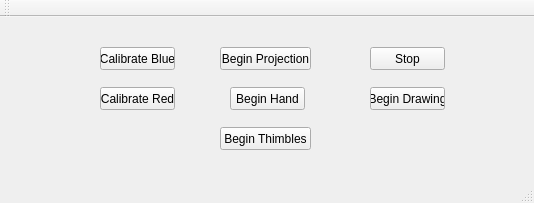
<?xml version="1.0" encoding="UTF-8"?>
<ui version="4.0">
 <class>MainWindow</class>
 <widget class="QMainWindow" name="MainWindow">
  <property name="geometry">
   <rect>
    <x>0</x>
    <y>0</y>
    <width>534</width>
    <height>203</height>
   </rect>
  </property>
  <property name="windowTitle">
   <string>MainWindow</string>
  </property>
  <widget class="QWidget" name="centralWidget">
   <widget class="QPushButton" name="pushButton">
    <property name="geometry">
     <rect>
      <x>220</x>
      <y>30</y>
      <width>91</width>
      <height>23</height>
     </rect>
    </property>
    <property name="text">
     <string>Begin Projection</string>
    </property>
   </widget>
   <widget class="QPushButton" name="pushButton_2">
    <property name="geometry">
     <rect>
      <x>370</x>
      <y>30</y>
      <width>75</width>
      <height>23</height>
     </rect>
    </property>
    <property name="text">
     <string>Stop</string>
    </property>
   </widget>
   <widget class="QPushButton" name="pushButton_3">
    <property name="geometry">
     <rect>
      <x>100</x>
      <y>70</y>
      <width>75</width>
      <height>23</height>
     </rect>
    </property>
    <property name="text">
     <string>Calibrate Red</string>
    </property>
   </widget>
   <widget class="QPushButton" name="pushButton_4">
    <property name="geometry">
     <rect>
      <x>100</x>
      <y>30</y>
      <width>75</width>
      <height>23</height>
     </rect>
    </property>
    <property name="text">
     <string>Calibrate Blue</string>
    </property>
   </widget>
   <widget class="QPushButton" name="pushButton_5">
    <property name="geometry">
     <rect>
      <x>220</x>
      <y>110</y>
      <width>91</width>
      <height>23</height>
     </rect>
    </property>
    <property name="text">
     <string>Begin Thimbles</string>
    </property>
   </widget>
   <widget class="QPushButton" name="pushButton_6">
    <property name="geometry">
     <rect>
      <x>230</x>
      <y>70</y>
      <width>75</width>
      <height>23</height>
     </rect>
    </property>
    <property name="text">
     <string>Begin Hand</string>
    </property>
   </widget>
   <widget class="QPushButton" name="pushButton_7">
    <property name="geometry">
     <rect>
      <x>320</x>
      <y>400</y>
      <width>75</width>
      <height>23</height>
     </rect>
    </property>
    <property name="text">
     <string>Match</string>
    </property>
   </widget>
   <widget class="QComboBox" name="comboBox">
    <property name="geometry">
     <rect>
      <x>200</x>
      <y>400</y>
      <width>69</width>
      <height>22</height>
     </rect>
    </property>
    <item>
     <property name="text">
      <string>Aaj Tak</string>
     </property>
    </item>
    <item>
     <property name="text">
      <string>Star News</string>
     </property>
    </item>
   </widget>
   <widget class="QComboBox" name="comboBox_2">
    <property name="geometry">
     <rect>
      <x>200</x>
      <y>440</y>
      <width>69</width>
      <height>22</height>
     </rect>
    </property>
    <item>
     <property name="text">
      <string>Aaj Tak</string>
     </property>
    </item>
    <item>
     <property name="text">
      <string>Star News</string>
     </property>
    </item>
   </widget>
   <widget class="QLabel" name="label">
    <property name="geometry">
     <rect>
      <x>50</x>
      <y>400</y>
      <width>141</width>
      <height>16</height>
     </rect>
    </property>
    <property name="text">
     <string>Template Image (small logo)</string>
    </property>
   </widget>
   <widget class="QLabel" name="label_2">
    <property name="geometry">
     <rect>
      <x>50</x>
      <y>440</y>
      <width>141</width>
      <height>16</height>
     </rect>
    </property>
    <property name="text">
     <string>Reference Image</string>
    </property>
   </widget>
   <widget class="QLabel" name="label_3">
    <property name="geometry">
     <rect>
      <x>320</x>
      <y>440</y>
      <width>46</width>
      <height>13</height>
     </rect>
    </property>
    <property name="text">
     <string>Result:</string>
    </property>
   </widget>
   <widget class="QLabel" name="resultLabel">
    <property name="geometry">
     <rect>
      <x>360</x>
      <y>440</y>
      <width>91</width>
      <height>21</height>
     </rect>
    </property>
    <property name="font">
     <font>
      <pointsize>10</pointsize>
      <weight>75</weight>
      <bold>true</bold>
     </font>
    </property>
    <property name="text">
     <string>---------</string>
    </property>
   </widget>
   <widget class="QPushButton" name="pushButton_8">
    <property name="geometry">
     <rect>
      <x>470</x>
      <y>170</y>
      <width>75</width>
      <height>23</height>
     </rect>
    </property>
    <property name="text">
     <string>Filter Video</string>
    </property>
   </widget>
   <widget class="QLabel" name="label_4">
    <property name="geometry">
     <rect>
      <x>60</x>
      <y>170</y>
      <width>71</width>
      <height>16</height>
     </rect>
    </property>
    <property name="text">
     <string>Filter Strength</string>
    </property>
   </widget>
   <widget class="QLineEdit" name="lineEdit">
    <property name="geometry">
     <rect>
      <x>420</x>
      <y>170</y>
      <width>41</width>
      <height>20</height>
     </rect>
    </property>
    <property name="text">
     <string>100</string>
    </property>
    <property name="readOnly">
     <bool>true</bool>
    </property>
   </widget>
   <widget class="QComboBox" name="comboBox_3">
    <property name="geometry">
     <rect>
      <x>130</x>
      <y>350</y>
      <width>69</width>
      <height>22</height>
     </rect>
    </property>
    <item>
     <property name="text">
      <string>DivX</string>
     </property>
    </item>
   </widget>
   <widget class="QLabel" name="label_5">
    <property name="geometry">
     <rect>
      <x>60</x>
      <y>350</y>
      <width>61</width>
      <height>16</height>
     </rect>
    </property>
    <property name="text">
     <string>Encoding:</string>
    </property>
   </widget>
   <widget class="QScrollBar" name="horizontalScrollBar">
    <property name="geometry">
     <rect>
      <x>140</x>
      <y>170</y>
      <width>271</width>
      <height>16</height>
     </rect>
    </property>
    <property name="minimum">
     <number>0</number>
    </property>
    <property name="maximum">
     <number>100</number>
    </property>
    <property name="singleStep">
     <number>1</number>
    </property>
    <property name="value">
     <number>0</number>
    </property>
    <property name="sliderPosition">
     <number>0</number>
    </property>
    <property name="orientation">
     <enum>Qt::Horizontal</enum>
    </property>
   </widget>
   <widget class="QPushButton" name="pushButton_9">
    <property name="geometry">
     <rect>
      <x>370</x>
      <y>70</y>
      <width>75</width>
      <height>23</height>
     </rect>
    </property>
    <property name="text">
     <string>Begin Drawing</string>
    </property>
   </widget>
  </widget>
  <widget class="QMenuBar" name="menuBar">
   <property name="geometry">
    <rect>
     <x>0</x>
     <y>0</y>
     <width>534</width>
     <height>21</height>
    </rect>
   </property>
  </widget>
  <widget class="QToolBar" name="mainToolBar">
   <attribute name="toolBarArea">
    <enum>TopToolBarArea</enum>
   </attribute>
   <attribute name="toolBarBreak">
    <bool>false</bool>
   </attribute>
  </widget>
  <widget class="QStatusBar" name="statusBar"/>
 </widget>
 <layoutdefault spacing="6" margin="11"/>
 <resources/>
 <connections/>
</ui>
